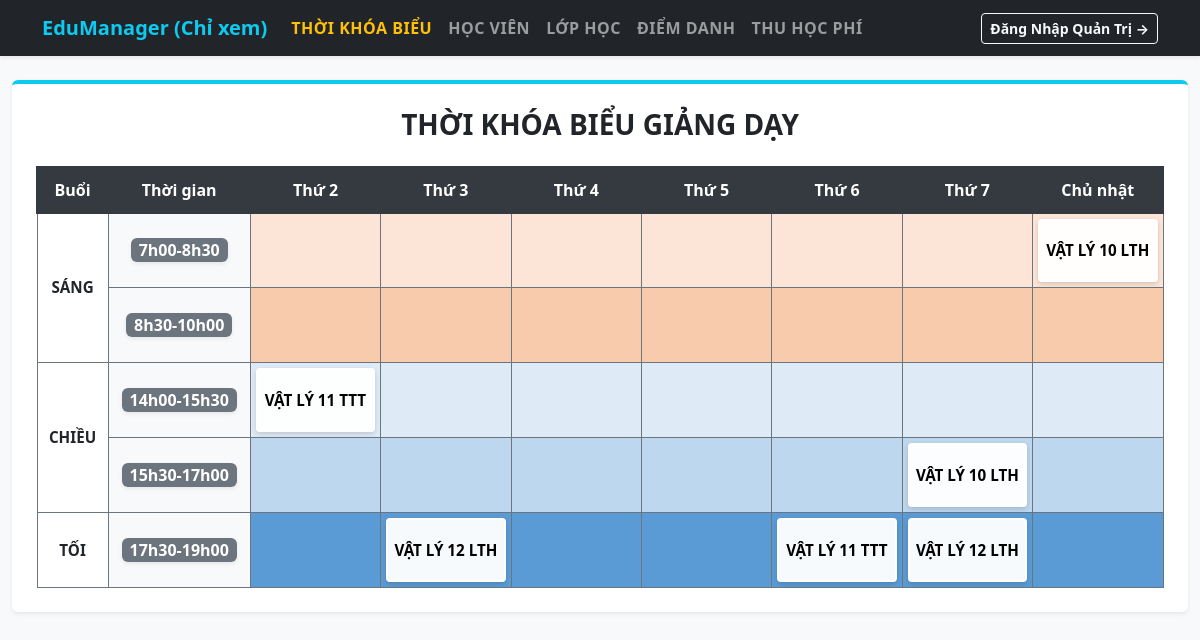
The page / on the database its author committed.
### tables this page shows
CREATE TABLE cai_dat_ca_hoc (ca_id INTEGER PRIMARY KEY, buoi TEXT, thoi_gian TEXT, mau_sac TEXT);

CREATE TABLE thoi_khoa_bieu (thu INTEGER, ca_id INTEGER, noi_dung TEXT, PRIMARY KEY (thu, ca_id));

### app.py (the view)
@app.route('/')
def index():
    page = request.args.get('page', 'tkb')
    conn = get_db()
    cursor = conn.cursor()
    all_classes = [dict(row) for row in cursor.execute("SELECT * FROM lop_hoc ORDER BY id DESC").fetchall()]
    cai_dat_ca_hoc = [dict(row) for row in cursor.execute("SELECT * FROM cai_dat_ca_hoc ORDER BY ca_id ASC").fetchall()]
    tkb_data = {}
    for row in cursor.execute("SELECT thu, ca_id, noi_dung FROM thoi_khoa_bieu").fetchall():
        tkb_data[(row['thu'], row['ca_id'])] = row['noi_dung'] or ''
    students = [dict(row) for row in cursor.execute("SELECT * FROM hoc_vien ORDER BY ma_hv ASC").fetchall()]
    class_students_map = {}
    for c in all_classes:
        ml = c['ma_lop']
        cur_hs = cursor.execute("""
            SELECT hv.* FROM hoc_vien hv
            JOIN hoc_vien_lop hvl ON hv.ma_hv = hvl.ma_hv
            WHERE hvl.ma_lop = ?
            ORDER BY hv.ma_hv ASC
        """, (ml,)).fetchall()
        class_students_map[ml] = [dict(h) for h in cur_hs]
    sel_lop = request.args.get('filter_lop', (all_classes[0]['ma_lop'] if all_classes else ''))
    f_thang_input = request.args.get('filter_thang', datetime.now().strftime('%Y-%m'))
    try:
        dt_thang = datetime.strptime(f_thang_input, '%Y-%m')
        sel_thang = dt_thang.strftime('%m/%Y')
    except ValueError:
        sel_thang = datetime.now().strftime('%m/%Y')
    dd_students = []
    saved_dates = {f'ngay_{i}': '--/--' for i in range(1, 9)}
    attendance_map = {}
    if sel_lop:
        cur_dd_st = cursor.execute("""
            SELECT hv.* FROM hoc_vien hv
            JOIN hoc_vien_lop hvl ON hv.ma_hv = hvl.ma_hv
            WHERE hvl.ma_lop = ? AND hv.trang_thai = 'Đang học'
            ORDER BY hv.ma_hv ASC
        """, (sel_lop,)).fetchall()
        dd_students = [dict(r) for r in cur_dd_st]
        row_ngay = cursor.execute("SELECT * FROM ngay_hoc WHERE ma_lop = ? AND thang = ?", (sel_lop, sel_thang)).fetchone()
        if row_ngay:
            saved_dates = dict(row_ngay)
        for shv in dd_students:
            r_dd = cursor.execute("SELECT trang_thai FROM diem_danh WHERE ma_hv = ? AND ma_lop = ? AND ngay_diem_danh = ?", (shv['ma_hv'], sel_lop, sel_thang)).fetchone()
            if r_dd and r_dd['trang_thai']:
                attendance_map[shv['ma_hv']] = r_dd['trang_thai'].split(',')
            else:
                attendance_map[shv['ma_hv']] = ['', '', '', '', '', '', '', '']
    fee_lop = request.args.get('fee_lop', (all_classes[0]['ma_lop'] if all_classes else ''))
    fee_thang_input = request.args.get('fee_thang', datetime.now().strftime('%Y-%m'))
    try:
        dt_f = datetime.strptime(fee_thang_input, '%Y-%m')
        fee_thang = dt_f.strftime('%m/%Y')
    except ValueError:
        fee_thang = datetime.now().strftime('%m/%Y')
    records = []
    if fee_lop:
        cur_rec = cursor.execute("""
            SELECT hv.ma_hv, hv.ho_ten,
                   IFNULL(thp.hoc_phi_phai_dong, lh.hoc_phi) as hoc_phi_phai_dong,
                   IFNULL(thp.da_dong, 0) as da_dong,
                   thp.hinh_thuc
            FROM hoc_vien hv
            JOIN hoc_vien_lop hvl ON hv.ma_hv = hvl.ma_hv
            JOIN lop_hoc lh ON hvl.ma_lop = lh.ma_lop
            LEFT JOIN thu_hoc_phi thp ON hv.ma_hv = thp.ma_hv AND thp.ma_lop = ? AND thp.thang_thu = ?
            WHERE hvl.ma_lop = ? AND hv.trang_thai = 'Đang học'
            ORDER BY hv.ma_hv ASC
        """, (fee_lop, fee_thang, fee_lop)).fetchall()
        records = [dict(r) for r in cur_rec]
    conn.close()
    return render_template(
        'index.html',
        page=page,
        all_classes=all_classes,
        cai_dat_ca_hoc=cai_dat_ca_hoc,
        thu_trong_tuan=THU_TRONG_TUAN,
        tkb_data=tkb_data,
        students=students,
        class_students_map=class_students_map,
        sel_lop=sel_lop,
        f_thang_input=f_thang_input,
        sel_thang=sel_thang,
        saved_dates=saved_dates,
        attendance_map=attendance_map,
        fee_lop=fee_lop,
        fee_thang_input=fee_thang_input,
        records=records
    )

### database.py (called while the page is built)
def get_db():
    conn = sqlite3.connect(DB_PATH)
    conn.row_factory = sqlite3.Row
    return conn

### templates/index.html (shortened to what this page needs)
<!DOCTYPE html>
<html lang="vi">
<head>
    <link href="https://cdn.jsdelivr.net/npm/bootstrap@5.3.0/dist/css/bootstrap.min.css" rel="stylesheet">
</head>
<body class="bg-light">
    <nav class="navbar navbar-expand-lg navbar-dark bg-dark shadow-sm">
        <div class="container">
            <a class="navbar-brand text-info fw-bold" href="{{ url_for('index') }}">EduManager (Chỉ xem)</a>
            <div class="collapse navbar-collapse" id="navMenu">
                <ul class="navbar-nav me-auto">
                    <li class="nav-item"><a class="nav-link {% if page=='tkb' %}active text-warning{% endif %}" href="{{ url_for('index', page='tkb') }}">Thời Khóa Biểu</a></li>
                    <li class="nav-item"><a class="nav-link {% if page=='hocvien' %}active text-warning{% endif %}" href="{{ url_for('index', page='hocvien') }}">Học Viên</a></li>
                    <li class="nav-item"><a class="nav-link {% if page=='lophoc' %}active text-warning{% endif %}" href="{{ url_for('index', page='lophoc') }}">Lớp Học</a></li>
                    <li class="nav-item"><a class="nav-link {% if page=='diemdanh' %}active text-warning{% endif %}" href="{{ url_for('index', page='diemdanh') }}">Điểm Danh</a></li>
                    <li class="nav-item"><a class="nav-link {% if page=='hocphi' %}active text-warning{% endif %}" href="{{ url_for('index', page='hocphi') }}">Thu Học Phí</a></li>
                </ul>
                <a href="{{ url_for('admin') }}" class="btn btn-outline-light btn-sm fw-bold">Đăng Nhập Quản Trị &rarr;</a>
            </div>
        </div>
    </nav>
    <div class="container mt-4 mb-5" style="max-width: 1350px;">
        <div class="bg-white p-4 rounded shadow-sm border-top border-info border-4">
            {% if page == 'tkb' %}
                <h3 class="text-center fw-bold mb-4 text-uppercase text-dark">Thời Khóa Biểu Giảng Dạy</h3>
                <div class="table-responsive">
                    <table class="table-tkb">
                        <thead>
                            <tr>
                                <th style="width: 6%;">Buổi</th><th style="width: 12%;">Thời gian</th>
                                {% for thu_id, t in thu_trong_tuan.items() %}
                                    <th style="width: 11%;">{{ t }}</th>
                                {% endfor %}
                            </tr>
                        </thead>
                        <tbody>
                            {% for info in cai_dat_ca_hoc %}
                                {% set ca_id = info['ca_id'] %}
                                <tr style="background-color: {{ info['mau_sac'] }};">
                                    {% if loop.index0 == 0 %}<td rowspan="2" class="fw-bold bg-white text-dark border-end-0">SÁNG</td>{% endif %}
                                    {% if loop.index0 == 2 %}<td rowspan="2" class="fw-bold bg-white text-dark border-end-0">CHIỀU</td>{% endif %}
                                    {% if loop.index0 == 4 %}<td class="fw-bold bg-white text-dark border-end-0">TỐI</td>{% endif %}
                                    <td class="fw-bold bg-light text-dark">
                                        <span class="badge bg-secondary px-2 py-1 fs-6 shadow-sm">{{ info['thoi_gian'] }}</span>
                                    </td>
                                    {% for thu_id in range(2, 9) %}
                                        {% set content = tkb_data.get((thu_id, ca_id), '') %}
                                        {% set class_highlight = 'cell-filled' if content else '' %}
                                        <td>
                                            <div class="h-100 d-flex align-items-center justify-content-center p-1 {{ class_highlight }}">
                                                {{ content | replace('\n', '<br>') | safe }}
                                            </div>
                                        </td>
                                    {% endfor %}
                                </tr>
                            {% endfor %}
                        </tbody>
                    </table>
                </div>
            {% endif %}
        </div>
    </div>
</body>
</html>

### templates/index.html (style rules this page uses)
.nav-link { font-weight: 600; text-transform: uppercase; letter-spacing: 0.5px; }
.table-tkb { border-collapse: collapse; width: 100%; }
.table-tkb th { text-align: center; border: 2px solid #343a40; font-weight: bold; background-color: #343a40; color: white; padding: 10px; }
.table-tkb td { border: 1px solid #6c757d; height: 75px; vertical-align: middle; text-align: center; font-size: 0.95rem; padding: 5px; }
.cell-filled { background-color: rgba(255, 255, 255, 0.95); font-weight: bold; color: #000; box-shadow: 0px 2px 5px rgba(0,0,0,0.15); border: 2px solid #fff !important; border-radius: 4px; }

### rows shown on the page
cai_dat_ca_hoc: shows "SÁNG", thoi_gian "7h00-8h30"
thoi_khoa_bieu: noi_dung "VẬT LÝ 10 LTH"
cai_dat_ca_hoc: thoi_gian "8h30-10h00"
cai_dat_ca_hoc: shows "CHIỀU", thoi_gian "14h00-15h30"
thoi_khoa_bieu: noi_dung "VẬT LÝ 11 TTT"
cai_dat_ca_hoc: thoi_gian "15h30-17h00"
thoi_khoa_bieu: noi_dung "VẬT LÝ 10 LTH"
cai_dat_ca_hoc: shows "TỐI", thoi_gian "17h30-19h00"
thoi_khoa_bieu: noi_dung "VẬT LÝ 12 LTH"
thoi_khoa_bieu: noi_dung "VẬT LÝ 11 TTT"
thoi_khoa_bieu: noi_dung "VẬT LÝ 12 LTH"

### other values the page prints
{{ t }} "Thứ 2" "Thứ 3" "Thứ 4" "Thứ 5" "Thứ 6" "Thứ 7" "Chủ nhật"
